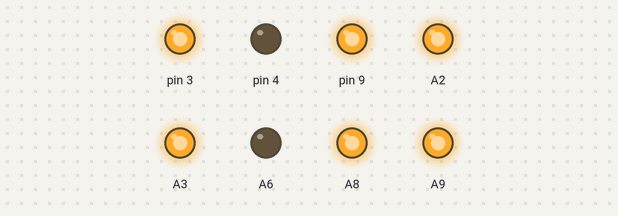
A program run on a simulated Teensy 3. On the bench: output pins drawn as LEDs (lit = HIGH).

Above: at 0.1 s.
Timing chart, 0 to 1.6 s (numbered marks = the images above):
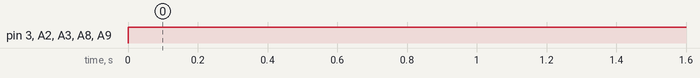

The program:

main.cpp
```cpp
#include <Arduino.h>

void setup() {
  // put your setup code here, to run once:
  pinMode(9, OUTPUT);
  pinMode(22, OUTPUT);
  pinMode(17, OUTPUT);
  pinMode(3, OUTPUT);
  pinMode(9, OUTPUT);
  pinMode(22, OUTPUT);
  pinMode(17, OUTPUT);
  pinMode(3, OUTPUT);

}

void loop() {
  // Serial.println("sus");
  // for (int i = 0; i < 255; i++){
    analogWrite(9, 255); //FR
    analogWrite(23, 255);
    analogWrite(22, 255); //FL
    analogWrite(20, 0);
    analogWrite(17, 255); //BL
    analogWrite(16, 255);
    analogWrite(3, 255); //BR
    analogWrite(4, 0);
  //   delay(10);
  //   Serial.println(i);
  // }
  // analogWrite(22, 255);
  // analogWrite(17, 255);
  // analogWrite(3, 255);
  // analogWrite(9, 127); //FR
  // analogWrite(23, 255);
  // delay(400);
  // // analogWrite(9, 255);
  // // delay(10);
  // analogWrite(23, 0);
  // analogWrite(9, 127);
  // delay(400);f
}
```

Measured:
- by itself, pin 3, A2, A3, A8, A9: LOW → HIGH at 0.00 s
